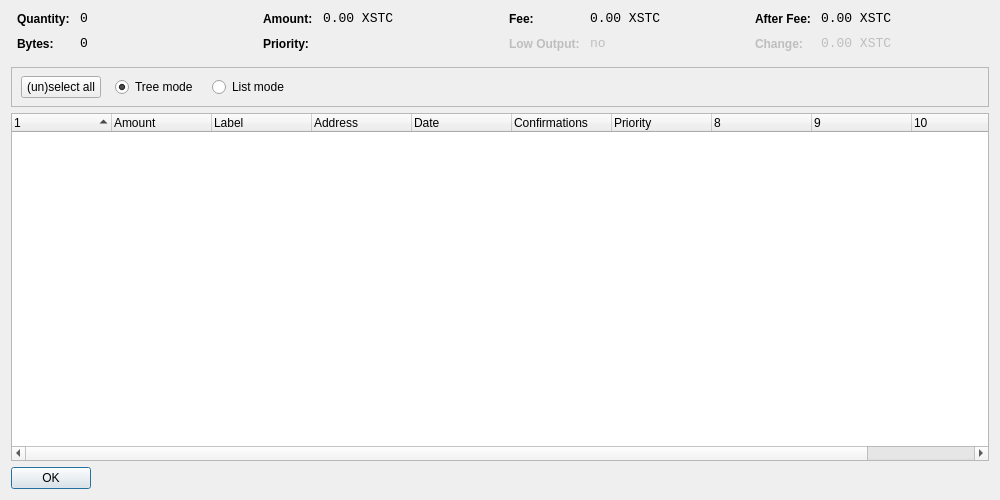
<?xml version="1.0" encoding="UTF-8"?>
<ui version="4.0">
 <class>CoinControlDialog</class>
 <widget class="QDialog" name="CoinControlDialog">
  <property name="geometry">
   <rect>
    <x>0</x>
    <y>0</y>
    <width>1000</width>
    <height>500</height>
   </rect>
  </property>
  <property name="windowTitle">
   <string>Coin Control</string>
  </property>
  <layout class="QVBoxLayout" name="verticalLayout">
   <item>
    <layout class="QHBoxLayout" name="horizontalLayoutTop" stretch="0,0,0,0">
     <property name="topMargin">
      <number>0</number>
     </property>
     <property name="bottomMargin">
      <number>10</number>
     </property>
     <item>
      <layout class="QFormLayout" name="formLayoutCoinControl1">
       <property name="horizontalSpacing">
        <number>10</number>
       </property>
       <property name="verticalSpacing">
        <number>10</number>
       </property>
       <property name="leftMargin">
        <number>6</number>
       </property>
       <property name="rightMargin">
        <number>6</number>
       </property>
       <item row="0" column="0">
        <widget class="QLabel" name="labelCoinControlQuantityText">
         <property name="styleSheet">
          <string notr="true">font-weight:bold;</string>
         </property>
         <property name="text">
          <string>Quantity:</string>
         </property>
        </widget>
       </item>
       <item row="0" column="1">
        <widget class="QLabel" name="labelCoinControlQuantity">
         <property name="font">
          <font>
           <family>Monospace</family>
           <pointsize>10</pointsize>
          </font>
         </property>
         <property name="cursor">
          <cursorShape>IBeamCursor</cursorShape>
         </property>
         <property name="contextMenuPolicy">
          <enum>Qt::ActionsContextMenu</enum>
         </property>
         <property name="text">
          <string notr="true">0</string>
         </property>
         <property name="textInteractionFlags">
          <set>Qt::LinksAccessibleByMouse|Qt::TextSelectableByKeyboard|Qt::TextSelectableByMouse</set>
         </property>
        </widget>
       </item>
       <item row="1" column="0">
        <widget class="QLabel" name="labelCoinControlBytesText">
         <property name="styleSheet">
          <string notr="true">font-weight:bold;</string>
         </property>
         <property name="text">
          <string>Bytes:</string>
         </property>
        </widget>
       </item>
       <item row="1" column="1">
        <widget class="QLabel" name="labelCoinControlBytes">
         <property name="font">
          <font>
           <family>Monospace</family>
           <pointsize>10</pointsize>
          </font>
         </property>
         <property name="cursor">
          <cursorShape>IBeamCursor</cursorShape>
         </property>
         <property name="contextMenuPolicy">
          <enum>Qt::ActionsContextMenu</enum>
         </property>
         <property name="text">
          <string notr="true">0</string>
         </property>
         <property name="textInteractionFlags">
          <set>Qt::LinksAccessibleByMouse|Qt::TextSelectableByKeyboard|Qt::TextSelectableByMouse</set>
         </property>
        </widget>
       </item>
      </layout>
     </item>
     <item>
      <layout class="QFormLayout" name="formLayoutCoinControl2">
       <property name="horizontalSpacing">
        <number>10</number>
       </property>
       <property name="verticalSpacing">
        <number>10</number>
       </property>
       <property name="leftMargin">
        <number>6</number>
       </property>
       <property name="rightMargin">
        <number>6</number>
       </property>
       <item row="0" column="0">
        <widget class="QLabel" name="labelCoinControlAmountText">
         <property name="styleSheet">
          <string notr="true">font-weight:bold;</string>
         </property>
         <property name="text">
          <string>Amount:</string>
         </property>
        </widget>
       </item>
       <item row="0" column="1">
        <widget class="QLabel" name="labelCoinControlAmount">
         <property name="font">
          <font>
           <family>Monospace</family>
           <pointsize>10</pointsize>
          </font>
         </property>
         <property name="cursor">
          <cursorShape>IBeamCursor</cursorShape>
         </property>
         <property name="contextMenuPolicy">
          <enum>Qt::ActionsContextMenu</enum>
         </property>
         <property name="text">
          <string notr="true">0.00 XSTC</string>
         </property>
         <property name="textInteractionFlags">
          <set>Qt::LinksAccessibleByMouse|Qt::TextSelectableByKeyboard|Qt::TextSelectableByMouse</set>
         </property>
        </widget>
       </item>
       <item row="1" column="0">
        <widget class="QLabel" name="labelCoinControlPriorityText">
         <property name="styleSheet">
          <string notr="true">font-weight:bold;</string>
         </property>
         <property name="text">
          <string>Priority:</string>
         </property>
        </widget>
       </item>
       <item row="1" column="1">
        <widget class="QLabel" name="labelCoinControlPriority">
         <property name="font">
          <font>
           <family>Monospace</family>
           <pointsize>10</pointsize>
          </font>
         </property>
         <property name="cursor">
          <cursorShape>IBeamCursor</cursorShape>
         </property>
         <property name="contextMenuPolicy">
          <enum>Qt::ActionsContextMenu</enum>
         </property>
         <property name="text">
          <string/>
         </property>
         <property name="textInteractionFlags">
          <set>Qt::LinksAccessibleByMouse|Qt::TextSelectableByKeyboard|Qt::TextSelectableByMouse</set>
         </property>
        </widget>
       </item>
      </layout>
     </item>
     <item>
      <layout class="QFormLayout" name="formLayoutCoinControl3">
       <property name="horizontalSpacing">
        <number>10</number>
       </property>
       <property name="verticalSpacing">
        <number>10</number>
       </property>
       <property name="leftMargin">
        <number>6</number>
       </property>
       <property name="rightMargin">
        <number>6</number>
       </property>
       <item row="0" column="0">
        <widget class="QLabel" name="labelCoinControlFeeText">
         <property name="styleSheet">
          <string notr="true">font-weight:bold;</string>
         </property>
         <property name="text">
          <string>Fee:</string>
         </property>
        </widget>
       </item>
       <item row="0" column="1">
        <widget class="QLabel" name="labelCoinControlFee">
         <property name="font">
          <font>
           <family>Monospace</family>
           <pointsize>10</pointsize>
          </font>
         </property>
         <property name="cursor">
          <cursorShape>IBeamCursor</cursorShape>
         </property>
         <property name="contextMenuPolicy">
          <enum>Qt::ActionsContextMenu</enum>
         </property>
         <property name="text">
          <string notr="true">0.00 XSTC</string>
         </property>
         <property name="textInteractionFlags">
          <set>Qt::LinksAccessibleByMouse|Qt::TextSelectableByKeyboard|Qt::TextSelectableByMouse</set>
         </property>
        </widget>
       </item>
       <item row="1" column="0">
        <widget class="QLabel" name="labelCoinControlLowOutputText">
         <property name="enabled">
          <bool>false</bool>
         </property>
         <property name="styleSheet">
          <string notr="true">font-weight:bold;</string>
         </property>
         <property name="text">
          <string>Low Output:</string>
         </property>
        </widget>
       </item>
       <item row="1" column="1">
        <widget class="QLabel" name="labelCoinControlLowOutput">
         <property name="enabled">
          <bool>false</bool>
         </property>
         <property name="font">
          <font>
           <family>Monospace</family>
           <pointsize>10</pointsize>
          </font>
         </property>
         <property name="cursor">
          <cursorShape>IBeamCursor</cursorShape>
         </property>
         <property name="contextMenuPolicy">
          <enum>Qt::ActionsContextMenu</enum>
         </property>
         <property name="text">
          <string notr="true">no</string>
         </property>
         <property name="textInteractionFlags">
          <set>Qt::LinksAccessibleByMouse|Qt::TextSelectableByKeyboard|Qt::TextSelectableByMouse</set>
         </property>
        </widget>
       </item>
      </layout>
     </item>
     <item>
      <layout class="QFormLayout" name="formLayoutCoinControl4">
       <property name="horizontalSpacing">
        <number>10</number>
       </property>
       <property name="verticalSpacing">
        <number>10</number>
       </property>
       <property name="leftMargin">
        <number>6</number>
       </property>
       <property name="rightMargin">
        <number>6</number>
       </property>
       <item row="0" column="0">
        <widget class="QLabel" name="labelCoinControlAfterFeeText">
         <property name="styleSheet">
          <string notr="true">font-weight:bold;</string>
         </property>
         <property name="text">
          <string>After Fee:</string>
         </property>
        </widget>
       </item>
       <item row="0" column="1">
        <widget class="QLabel" name="labelCoinControlAfterFee">
         <property name="font">
          <font>
           <family>Monospace</family>
           <pointsize>10</pointsize>
          </font>
         </property>
         <property name="cursor">
          <cursorShape>IBeamCursor</cursorShape>
         </property>
         <property name="contextMenuPolicy">
          <enum>Qt::ActionsContextMenu</enum>
         </property>
         <property name="text">
          <string notr="true">0.00 XSTC</string>
         </property>
         <property name="textInteractionFlags">
          <set>Qt::LinksAccessibleByMouse|Qt::TextSelectableByKeyboard|Qt::TextSelectableByMouse</set>
         </property>
        </widget>
       </item>
       <item row="1" column="0">
        <widget class="QLabel" name="labelCoinControlChangeText">
         <property name="enabled">
          <bool>false</bool>
         </property>
         <property name="styleSheet">
          <string notr="true">font-weight:bold;</string>
         </property>
         <property name="text">
          <string>Change:</string>
         </property>
        </widget>
       </item>
       <item row="1" column="1">
        <widget class="QLabel" name="labelCoinControlChange">
         <property name="enabled">
          <bool>false</bool>
         </property>
         <property name="font">
          <font>
           <family>Monospace</family>
           <pointsize>10</pointsize>
          </font>
         </property>
         <property name="cursor">
          <cursorShape>IBeamCursor</cursorShape>
         </property>
         <property name="contextMenuPolicy">
          <enum>Qt::ActionsContextMenu</enum>
         </property>
         <property name="text">
          <string notr="true">0.00 XSTC</string>
         </property>
         <property name="textInteractionFlags">
          <set>Qt::LinksAccessibleByMouse|Qt::TextSelectableByKeyboard|Qt::TextSelectableByMouse</set>
         </property>
        </widget>
       </item>
      </layout>
     </item>
    </layout>
   </item>
   <item>
    <widget class="QFrame" name="frame">
     <property name="minimumSize">
      <size>
       <width>0</width>
       <height>40</height>
      </size>
     </property>
     <property name="frameShape">
      <enum>QFrame::StyledPanel</enum>
     </property>
     <property name="frameShadow">
      <enum>QFrame::Sunken</enum>
     </property>
     <widget class="QWidget" name="horizontalLayoutWidget">
      <property name="geometry">
       <rect>
        <x>10</x>
        <y>0</y>
        <width>781</width>
        <height>41</height>
       </rect>
      </property>
      <layout class="QHBoxLayout" name="horizontalLayoutPanel" stretch="0,0,0,0,0">
       <property name="spacing">
        <number>14</number>
       </property>
       <item>
        <widget class="QPushButton" name="pushButtonSelectAll">
         <property name="sizePolicy">
          <sizepolicy hsizetype="Maximum" vsizetype="Fixed">
           <horstretch>0</horstretch>
           <verstretch>0</verstretch>
          </sizepolicy>
         </property>
         <property name="text">
          <string>(un)select all</string>
         </property>
        </widget>
       </item>
       <item>
        <widget class="QRadioButton" name="radioTreeMode">
         <property name="sizePolicy">
          <sizepolicy hsizetype="Maximum" vsizetype="Fixed">
           <horstretch>0</horstretch>
           <verstretch>0</verstretch>
          </sizepolicy>
         </property>
         <property name="text">
          <string>Tree mode</string>
         </property>
         <property name="checked">
          <bool>true</bool>
         </property>
        </widget>
       </item>
       <item>
        <widget class="QRadioButton" name="radioListMode">
         <property name="sizePolicy">
          <sizepolicy hsizetype="Maximum" vsizetype="Fixed">
           <horstretch>0</horstretch>
           <verstretch>0</verstretch>
          </sizepolicy>
         </property>
         <property name="text">
          <string>List mode</string>
         </property>
        </widget>
       </item>
       <item>
        <spacer name="horizontalSpacer">
         <property name="orientation">
          <enum>Qt::Horizontal</enum>
         </property>
         <property name="sizeHint" stdset="0">
          <size>
           <width>40</width>
           <height>20</height>
          </size>
         </property>
        </spacer>
       </item>
      </layout>
     </widget>
    </widget>
   </item>
   <item>
    <widget class="CoinControlTreeWidget" name="treeWidget">
     <property name="contextMenuPolicy">
      <enum>Qt::CustomContextMenu</enum>
     </property>
     <property name="sortingEnabled">
      <bool>false</bool>
     </property>
     <property name="columnCount">
      <number>11</number>
     </property>
     <attribute name="headerShowSortIndicator" stdset="0">
      <bool>true</bool>
     </attribute>
     <attribute name="headerStretchLastSection">
      <bool>false</bool>
     </attribute>
     <column>
      <property name="text">
       <string/>
      </property>
     </column>
     <column>
      <property name="text">
       <string>Amount</string>
      </property>
     </column>
     <column>
      <property name="text">
       <string>Label</string>
      </property>
     </column>
     <column>
      <property name="text">
       <string>Address</string>
      </property>
     </column>
     <column>
      <property name="text">
       <string>Date</string>
      </property>
     </column>
     <column>
      <property name="text">
       <string>Confirmations</string>
      </property>
      <property name="toolTip">
       <string>Confirmed</string>
      </property>
     </column>
     <column>
      <property name="text">
       <string>Priority</string>
      </property>
     </column>
     <column>
      <property name="text">
       <string/>
      </property>
     </column>
     <column>
      <property name="text">
       <string/>
      </property>
     </column>
     <column>
      <property name="text">
       <string/>
      </property>
     </column>
     <column>
      <property name="text">
       <string/>
      </property>
     </column>
    </widget>
   </item>
   <item>
    <widget class="QDialogButtonBox" name="buttonBox">
     <property name="sizePolicy">
      <sizepolicy hsizetype="Maximum" vsizetype="Fixed">
       <horstretch>0</horstretch>
       <verstretch>0</verstretch>
      </sizepolicy>
     </property>
     <property name="orientation">
      <enum>Qt::Horizontal</enum>
     </property>
     <property name="standardButtons">
      <set>QDialogButtonBox::Ok</set>
     </property>
    </widget>
   </item>
  </layout>
 </widget>
 <customwidgets>
  <customwidget>
   <class>CoinControlTreeWidget</class>
   <extends>QTreeWidget</extends>
   <header>coincontroltreewidget.h</header>
  </customwidget>
 </customwidgets>
 <resources/>
 <connections/>
</ui>
